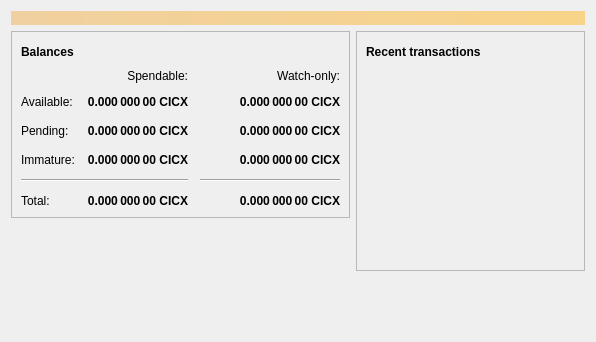
<?xml version="1.0" encoding="UTF-8"?>
<ui version="4.0">
 <class>OverviewPage</class>
 <widget class="QWidget" name="OverviewPage">
  <property name="geometry">
   <rect>
    <x>0</x>
    <y>0</y>
    <width>596</width>
    <height>342</height>
   </rect>
  </property>
  <property name="windowTitle">
   <string>Form</string>
  </property>
  <layout class="QVBoxLayout" name="topLayout">
   <item>
    <widget class="QLabel" name="labelAlerts">
     <property name="visible">
      <bool>false</bool>
     </property>
     <property name="styleSheet">
      <string notr="true">QLabel { background-color: qlineargradient(x1: 0, y1: 0, x2: 1, y2: 0, stop:0 #F0D0A0, stop:1 #F8D488); color:#000000; }</string>
     </property>
     <property name="wordWrap">
      <bool>true</bool>
     </property>
     <property name="margin">
      <number>3</number>
     </property>
     <property name="textInteractionFlags">
      <set>Qt::TextSelectableByMouse</set>
     </property>
    </widget>
   </item>
   <item>
    <layout class="QHBoxLayout" name="horizontalLayout" stretch="1,1">
     <item>
      <layout class="QVBoxLayout" name="verticalLayout_2">
       <item>
        <widget class="QFrame" name="frame">
         <property name="frameShape">
          <enum>QFrame::StyledPanel</enum>
         </property>
         <property name="frameShadow">
          <enum>QFrame::Raised</enum>
         </property>
         <layout class="QVBoxLayout" name="verticalLayout_4">
          <item>
           <layout class="QHBoxLayout" name="horizontalLayout_4">
            <item>
             <widget class="QLabel" name="label_5">
              <property name="font">
               <font>
                <weight>75</weight>
                <bold>true</bold>
               </font>
              </property>
              <property name="text">
               <string>Balances</string>
              </property>
             </widget>
            </item>
            <item>
             <widget class="QPushButton" name="labelWalletStatus">
              <property name="enabled">
               <bool>true</bool>
              </property>
              <property name="maximumSize">
               <size>
                <width>30</width>
                <height>16777215</height>
               </size>
              </property>
              <property name="toolTip">
               <string>The displayed information may be out of date. Your wallet automatically synchronizes with the Cicoin network after a connection is established, but this process has not completed yet.</string>
              </property>
              <property name="text">
               <string/>
              </property>
              <property name="icon">
               <iconset resource="../cicoin.qrc">
                <normaloff>:/icons/warning</normaloff>
                <disabledoff>:/icons/warning</disabledoff>:/icons/warning</iconset>
              </property>
              <property name="iconSize">
               <size>
                <width>24</width>
                <height>24</height>
               </size>
              </property>
              <property name="flat">
               <bool>true</bool>
              </property>
             </widget>
            </item>
            <item>
             <spacer name="horizontalSpacer_3">
              <property name="orientation">
               <enum>Qt::Horizontal</enum>
              </property>
              <property name="sizeHint" stdset="0">
               <size>
                <width>40</width>
                <height>20</height>
               </size>
              </property>
             </spacer>
            </item>
           </layout>
          </item>
          <item>
           <layout class="QGridLayout" name="gridLayout">
            <property name="spacing">
             <number>12</number>
            </property>
            <item row="2" column="2">
             <widget class="QLabel" name="labelWatchPending">
              <property name="font">
               <font>
                <weight>75</weight>
                <bold>true</bold>
               </font>
              </property>
              <property name="cursor">
               <cursorShape>IBeamCursor</cursorShape>
              </property>
              <property name="toolTip">
               <string>Unconfirmed transactions to watch-only addresses</string>
              </property>
              <property name="text">
               <string notr="true">0.000 000 00 CICX</string>
              </property>
              <property name="alignment">
               <set>Qt::AlignRight|Qt::AlignTrailing|Qt::AlignVCenter</set>
              </property>
              <property name="textInteractionFlags">
               <set>Qt::LinksAccessibleByMouse|Qt::TextSelectableByKeyboard|Qt::TextSelectableByMouse</set>
              </property>
             </widget>
            </item>
            <item row="2" column="1">
             <widget class="QLabel" name="labelUnconfirmed">
              <property name="font">
               <font>
                <weight>75</weight>
                <bold>true</bold>
               </font>
              </property>
              <property name="cursor">
               <cursorShape>IBeamCursor</cursorShape>
              </property>
              <property name="toolTip">
               <string>Total of transactions that have yet to be confirmed, and do not yet count toward the spendable balance</string>
              </property>
              <property name="text">
               <string notr="true">0.000 000 00 CICX</string>
              </property>
              <property name="alignment">
               <set>Qt::AlignRight|Qt::AlignTrailing|Qt::AlignVCenter</set>
              </property>
              <property name="textInteractionFlags">
               <set>Qt::LinksAccessibleByMouse|Qt::TextSelectableByKeyboard|Qt::TextSelectableByMouse</set>
              </property>
             </widget>
            </item>
            <item row="3" column="2">
             <widget class="QLabel" name="labelWatchImmature">
              <property name="font">
               <font>
                <weight>75</weight>
                <bold>true</bold>
               </font>
              </property>
              <property name="cursor">
               <cursorShape>IBeamCursor</cursorShape>
              </property>
              <property name="toolTip">
               <string>Mined balance in watch-only addresses that has not yet matured</string>
              </property>
              <property name="text">
               <string notr="true">0.000 000 00 CICX</string>
              </property>
              <property name="alignment">
               <set>Qt::AlignRight|Qt::AlignTrailing|Qt::AlignVCenter</set>
              </property>
              <property name="textInteractionFlags">
               <set>Qt::LinksAccessibleByMouse|Qt::TextSelectableByKeyboard|Qt::TextSelectableByMouse</set>
              </property>
             </widget>
            </item>
            <item row="4" column="0" colspan="2">
             <widget class="Line" name="line">
              <property name="orientation">
               <enum>Qt::Horizontal</enum>
              </property>
             </widget>
            </item>
            <item row="4" column="2">
             <widget class="Line" name="lineWatchBalance">
              <property name="sizePolicy">
               <sizepolicy hsizetype="Preferred" vsizetype="Fixed">
                <horstretch>0</horstretch>
                <verstretch>0</verstretch>
               </sizepolicy>
              </property>
              <property name="minimumSize">
               <size>
                <width>140</width>
                <height>0</height>
               </size>
              </property>
              <property name="orientation">
               <enum>Qt::Horizontal</enum>
              </property>
             </widget>
            </item>
            <item row="5" column="0">
             <widget class="QLabel" name="labelTotalText">
              <property name="text">
               <string>Total:</string>
              </property>
             </widget>
            </item>
            <item row="3" column="1">
             <widget class="QLabel" name="labelImmature">
              <property name="font">
               <font>
                <weight>75</weight>
                <bold>true</bold>
               </font>
              </property>
              <property name="cursor">
               <cursorShape>IBeamCursor</cursorShape>
              </property>
              <property name="toolTip">
               <string>Mined balance that has not yet matured</string>
              </property>
              <property name="text">
               <string notr="true">0.000 000 00 CICX</string>
              </property>
              <property name="alignment">
               <set>Qt::AlignRight|Qt::AlignTrailing|Qt::AlignVCenter</set>
              </property>
              <property name="textInteractionFlags">
               <set>Qt::LinksAccessibleByMouse|Qt::TextSelectableByKeyboard|Qt::TextSelectableByMouse</set>
              </property>
             </widget>
            </item>
            <item row="2" column="3">
             <spacer name="horizontalSpacer_2">
              <property name="orientation">
               <enum>Qt::Horizontal</enum>
              </property>
              <property name="sizeHint" stdset="0">
               <size>
                <width>40</width>
                <height>20</height>
               </size>
              </property>
             </spacer>
            </item>
            <item row="3" column="0">
             <widget class="QLabel" name="labelImmatureText">
              <property name="text">
               <string>Immature:</string>
              </property>
             </widget>
            </item>
            <item row="5" column="1">
             <widget class="QLabel" name="labelTotal">
              <property name="font">
               <font>
                <weight>75</weight>
                <bold>true</bold>
               </font>
              </property>
              <property name="cursor">
               <cursorShape>IBeamCursor</cursorShape>
              </property>
              <property name="toolTip">
               <string>Your current total balance</string>
              </property>
              <property name="text">
               <string notr="true">0.000 000 00 CICX</string>
              </property>
              <property name="alignment">
               <set>Qt::AlignRight|Qt::AlignTrailing|Qt::AlignVCenter</set>
              </property>
              <property name="textInteractionFlags">
               <set>Qt::LinksAccessibleByMouse|Qt::TextSelectableByKeyboard|Qt::TextSelectableByMouse</set>
              </property>
             </widget>
            </item>
            <item row="5" column="2">
             <widget class="QLabel" name="labelWatchTotal">
              <property name="font">
               <font>
                <weight>75</weight>
                <bold>true</bold>
               </font>
              </property>
              <property name="cursor">
               <cursorShape>IBeamCursor</cursorShape>
              </property>
              <property name="toolTip">
               <string>Current total balance in watch-only addresses</string>
              </property>
              <property name="text">
               <string notr="true">0.000 000 00 CICX</string>
              </property>
              <property name="alignment">
               <set>Qt::AlignRight|Qt::AlignTrailing|Qt::AlignVCenter</set>
              </property>
              <property name="textInteractionFlags">
               <set>Qt::LinksAccessibleByMouse|Qt::TextSelectableByKeyboard|Qt::TextSelectableByMouse</set>
              </property>
             </widget>
            </item>
            <item row="0" column="2">
             <widget class="QLabel" name="labelWatchonly">
              <property name="text">
               <string>Watch-only:</string>
              </property>
              <property name="alignment">
               <set>Qt::AlignRight|Qt::AlignTrailing|Qt::AlignVCenter</set>
              </property>
             </widget>
            </item>
            <item row="1" column="0">
             <widget class="QLabel" name="labelBalanceText">
              <property name="text">
               <string>Available:</string>
              </property>
             </widget>
            </item>
            <item row="1" column="1">
             <widget class="QLabel" name="labelBalance">
              <property name="font">
               <font>
                <weight>75</weight>
                <bold>true</bold>
               </font>
              </property>
              <property name="cursor">
               <cursorShape>IBeamCursor</cursorShape>
              </property>
              <property name="toolTip">
               <string>Your current spendable balance</string>
              </property>
              <property name="text">
               <string notr="true">0.000 000 00 CICX</string>
              </property>
              <property name="alignment">
               <set>Qt::AlignRight|Qt::AlignTrailing|Qt::AlignVCenter</set>
              </property>
              <property name="textInteractionFlags">
               <set>Qt::LinksAccessibleByMouse|Qt::TextSelectableByKeyboard|Qt::TextSelectableByMouse</set>
              </property>
             </widget>
            </item>
            <item row="1" column="2">
             <widget class="QLabel" name="labelWatchAvailable">
              <property name="font">
               <font>
                <weight>75</weight>
                <bold>true</bold>
               </font>
              </property>
              <property name="cursor">
               <cursorShape>IBeamCursor</cursorShape>
              </property>
              <property name="toolTip">
               <string>Your current balance in watch-only addresses</string>
              </property>
              <property name="text">
               <string notr="true">0.000 000 00 CICX</string>
              </property>
              <property name="alignment">
               <set>Qt::AlignRight|Qt::AlignTrailing|Qt::AlignVCenter</set>
              </property>
              <property name="textInteractionFlags">
               <set>Qt::LinksAccessibleByMouse|Qt::TextSelectableByKeyboard|Qt::TextSelectableByMouse</set>
              </property>
             </widget>
            </item>
            <item row="2" column="0">
             <widget class="QLabel" name="labelPendingText">
              <property name="text">
               <string>Pending:</string>
              </property>
             </widget>
            </item>
            <item row="0" column="1">
             <widget class="QLabel" name="labelSpendable">
              <property name="text">
               <string>Spendable:</string>
              </property>
              <property name="alignment">
               <set>Qt::AlignRight|Qt::AlignTrailing|Qt::AlignVCenter</set>
              </property>
             </widget>
            </item>
           </layout>
          </item>
         </layout>
        </widget>
       </item>
       <item>
        <spacer name="verticalSpacer">
         <property name="orientation">
          <enum>Qt::Vertical</enum>
         </property>
         <property name="sizeHint" stdset="0">
          <size>
           <width>20</width>
           <height>40</height>
          </size>
         </property>
        </spacer>
       </item>
      </layout>
     </item>
     <item>
      <layout class="QVBoxLayout" name="verticalLayout_3">
       <item>
        <widget class="QFrame" name="frame_2">
         <property name="frameShape">
          <enum>QFrame::StyledPanel</enum>
         </property>
         <property name="frameShadow">
          <enum>QFrame::Raised</enum>
         </property>
         <layout class="QVBoxLayout" name="verticalLayout">
          <item>
           <layout class="QHBoxLayout" name="horizontalLayout_2">
            <item>
             <widget class="QLabel" name="label_4">
              <property name="font">
               <font>
                <weight>75</weight>
                <bold>true</bold>
               </font>
              </property>
              <property name="text">
               <string>Recent transactions</string>
              </property>
             </widget>
            </item>
            <item>
             <widget class="QPushButton" name="labelTransactionsStatus">
              <property name="enabled">
               <bool>true</bool>
              </property>
              <property name="maximumSize">
               <size>
                <width>30</width>
                <height>16777215</height>
               </size>
              </property>
              <property name="toolTip">
               <string>The displayed information may be out of date. Your wallet automatically synchronizes with the Cicoin network after a connection is established, but this process has not completed yet.</string>
              </property>
              <property name="text">
               <string/>
              </property>
              <property name="icon">
               <iconset resource="../cicoin.qrc">
                <normaloff>:/icons/warning</normaloff>
                <disabledoff>:/icons/warning</disabledoff>:/icons/warning</iconset>
              </property>
              <property name="iconSize">
               <size>
                <width>24</width>
                <height>24</height>
               </size>
              </property>
              <property name="flat">
               <bool>true</bool>
              </property>
             </widget>
            </item>
            <item>
             <spacer name="horizontalSpacer">
              <property name="orientation">
               <enum>Qt::Horizontal</enum>
              </property>
              <property name="sizeHint" stdset="0">
               <size>
                <width>40</width>
                <height>20</height>
               </size>
              </property>
             </spacer>
            </item>
           </layout>
          </item>
          <item>
           <widget class="QListView" name="listTransactions">
            <property name="styleSheet">
             <string notr="true">QListView { background: transparent; }</string>
            </property>
            <property name="frameShape">
             <enum>QFrame::NoFrame</enum>
            </property>
            <property name="verticalScrollBarPolicy">
             <enum>Qt::ScrollBarAlwaysOff</enum>
            </property>
            <property name="horizontalScrollBarPolicy">
             <enum>Qt::ScrollBarAlwaysOff</enum>
            </property>
            <property name="selectionMode">
             <enum>QAbstractItemView::NoSelection</enum>
            </property>
           </widget>
          </item>
         </layout>
        </widget>
       </item>
       <item>
        <spacer name="verticalSpacer_2">
         <property name="orientation">
          <enum>Qt::Vertical</enum>
         </property>
         <property name="sizeHint" stdset="0">
          <size>
           <width>20</width>
           <height>40</height>
          </size>
         </property>
        </spacer>
       </item>
      </layout>
     </item>
    </layout>
   </item>
  </layout>
 </widget>
 <resources/>
 <connections/>
</ui>
